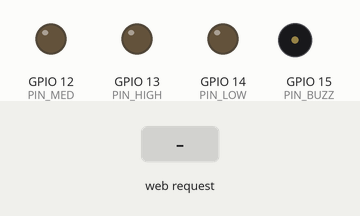
Bench run of a sketch on a simulated ESP8266 (NodeMCU). On the bench: output pins drawn as LEDs (lit = HIGH), buzzer (waves = sounding). Dashed ring = blinking. The inputs (shaded band) are chosen by the test bench. WiFi joins after 1.5 s; servers stay silent unless stated; what the sketch prints to the serial monitor is not drawn.

Above: at 3.0 s.
3.1 s: HTTP request GET /medium received
At 3.19 s:
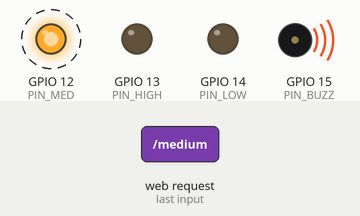
5.0 s: HTTP request GET /low received
At 5.08 s:
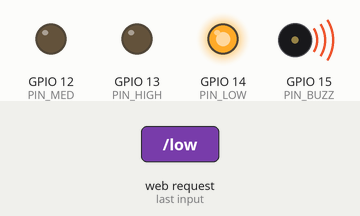
6.6 s: HTTP request GET /high received
At 7.3 s:
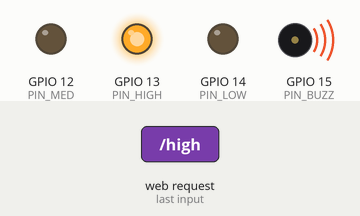
Timing chart, 0 to 9.6 s (numbered marks = the images above; inputs shaded):
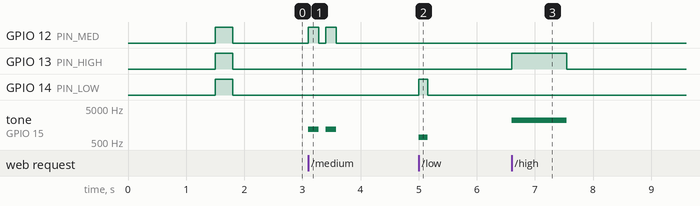

Measured:
- after the input at 3.1 s, GPIO 12 (PIN_MED): alternates HIGH for 0.18 s and LOW for 0.12 s, 4 changes in all, then stays LOW, starting at once; tone on GPIO 15 (PIN_BUZZ): alternates 1200 Hz for 0.18 s and silent for 0.12 s, 4 changes in all, then stays silent, starting at once
- after the input at 5.0 s, GPIO 14 (PIN_LOW): LOW → HIGH at once, → LOW 0.16 s later; tone on GPIO 15 (PIN_BUZZ): silent → 700 Hz at once, → silent 0.16 s later
- after the input at 6.6 s, GPIO 13 (PIN_HIGH): LOW → HIGH at once, → LOW 0.95 s later; tone on GPIO 15 (PIN_BUZZ): silent → 2200 Hz at once, → silent 0.95 s later

The sketch:

iris_esp8266.ino
```cpp
/*
  IRIS ESP8266 Wireless Controller
  ---------------------------------
  Connects to WiFi, listens for HTTP commands from IRIS laptop,
  triggers LEDs + buzzer accordingly.

  Setup:
  1. Install ESP8266 board in Arduino IDE:
     File > Preferences > Additional Boards Manager URLs:
     http://arduino.esp8266.com/stable/package_esp8266com_index.json
     Tools > Board Manager > search esp8266 > install
  2. Select Board: NodeMCU 1.0 (ESP-12E Module)
  3. Update WIFI_SSID and WIFI_PASS below
  4. Upload and open Serial Monitor (115200 baud)
  5. Note the IP address printed (e.g. 192.168.1.105)
  6. Update ARDUINO_IP in config.py with that IP

  Wiring:
    D5 (GPIO14) -> 220ohm -> Green LED  -> GND  [Low]
    D6 (GPIO12) -> 220ohm -> Orange LED -> GND  [Medium]
    D7 (GPIO13) -> 220ohm -> Red LED    -> GND  [High]
    D8 (GPIO15) -> Buzzer(+)            -> GND
*/

#include <ESP8266WiFi.h>
#include <ESP8266WebServer.h>

const char* WIFI_SSID = "YOUR_WIFI_NAME";
const char* WIFI_PASS = "YOUR_WIFI_PASS";

#define PIN_LOW   14
#define PIN_MED   12
#define PIN_HIGH  13
#define PIN_BUZZ  15

ESP8266WebServer server(80);

void setup() {
  Serial.begin(115200);
  pinMode(PIN_LOW,  OUTPUT);
  pinMode(PIN_MED,  OUTPUT);
  pinMode(PIN_HIGH, OUTPUT);
  pinMode(PIN_BUZZ, OUTPUT);

  // Connect to WiFi
  WiFi.begin(WIFI_SSID, WIFI_PASS);
  Serial.print("Connecting to WiFi");
  while (WiFi.status() != WL_CONNECTED) {
    delay(500); Serial.print(".");
  }
  Serial.println("\nConnected! IP: " + WiFi.localIP().toString());

  // Startup flash
  allOn(); delay(300); allOff();

  // HTTP routes
  server.on("/low",    handleLow);
  server.on("/medium", handleMedium);
  server.on("/high",   handleHigh);
  server.on("/ping",   handlePing);
  server.begin();
  Serial.println("IRIS ESP8266 ready!");
}

void loop() {
  server.handleClient();
}

void handleLow() {
  playPattern(PIN_LOW, 700, 160, 1, 0);
  server.send(200, "text/plain", "OK_LOW");
}

void handleMedium() {
  playPattern(PIN_MED, 1200, 180, 2, 120);
  server.send(200, "text/plain", "OK_MEDIUM");
}

void handleHigh() {
  playPattern(PIN_HIGH, 2200, 950, 1, 0);
  server.send(200, "text/plain", "OK_HIGH");
}

void handlePing() {
  server.send(200, "text/plain", "PONG");
}

void allOn() {
  digitalWrite(PIN_LOW, HIGH);
  digitalWrite(PIN_MED, HIGH);
  digitalWrite(PIN_HIGH, HIGH);
}

void allOff() {
  digitalWrite(PIN_LOW, LOW);
  digitalWrite(PIN_MED, LOW);
  digitalWrite(PIN_HIGH, LOW);
  noTone(PIN_BUZZ);
}

void playPattern(int ledPin, int toneHz, int toneMs, int repeats, int gapMs) {
  allOff();

  for (int i = 0; i < repeats; i++) {
    digitalWrite(ledPin, HIGH);
    tone(PIN_BUZZ, toneHz, toneMs);
    delay(toneMs);
    noTone(PIN_BUZZ);
    digitalWrite(ledPin, LOW);

    if (i < repeats - 1 && gapMs > 0) {
      delay(gapMs);
    }
  }

  allOff();
}
```
